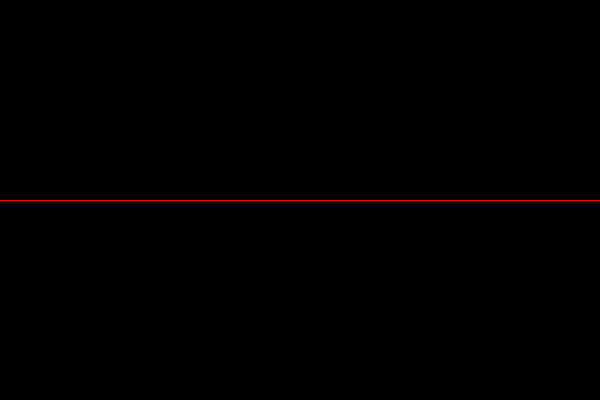
Frame 1 (no input)
Frame 60 (the mouse pressed at the canvas centre just before this capture): identical to frame 1, image omitted
Frame 120 (the mouse held since frame 60 and released just before this capture): identical to frame 1, image omitted

The Processing sketch that drew this single still picture (run headless with seeded random() and noise(); from frame 60 on, the mouse is pressed at the canvas centre):

// Processing sketch: setfunction
// ── setfunction.pde
void setup(){
  size(600,400);
}
void draw(){
  background(0);
  for(int x=0;x<width;x++){
  set(x,200,color(255,0,0));
  }
}
